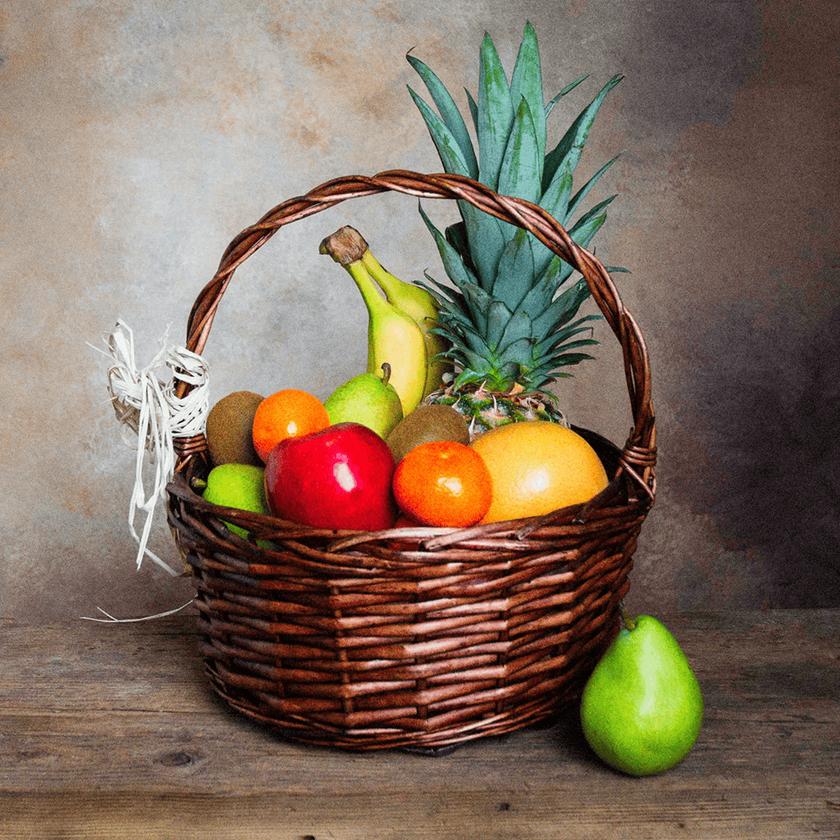
#> input picture apps/imgs/fruit_basket.png, 840 x 840 px, shrunk from 1024 x 1024 before the run
$ python slic0_baseline.py
#> lines starting #> are read from the running program, lines starting #| are printed output that depends on the picture; after the words box and inside, x2 and y2 are one past the last pixel; in counts of white or black regions, pixels touching at a corner belong together; long printed decimals are rounded
# slic0_baseline.py
# SLIC0 superpixel segmentation as a reconstruction baseline

import numpy as np
import skimage.io
from skimage.segmentation import slic, mark_boundaries
import matplotlib
matplotlib.use('Agg')
import matplotlib.pyplot as plt

import os
os.makedirs('results/slic0', exist_ok=True)

N_SEGMENTS = 300  # target number of superpixels, not guaranteed

target = skimage.io.imread('imgs/fruit_basket.png') / 255.0
target = target[:, :, :3]  # keep RGB only

# SLIC0 = SLIC with slic_zero=True, removes the compactness parameter
segments = slic(target, n_segments=N_SEGMENTS, slic_zero=True, start_label=0)
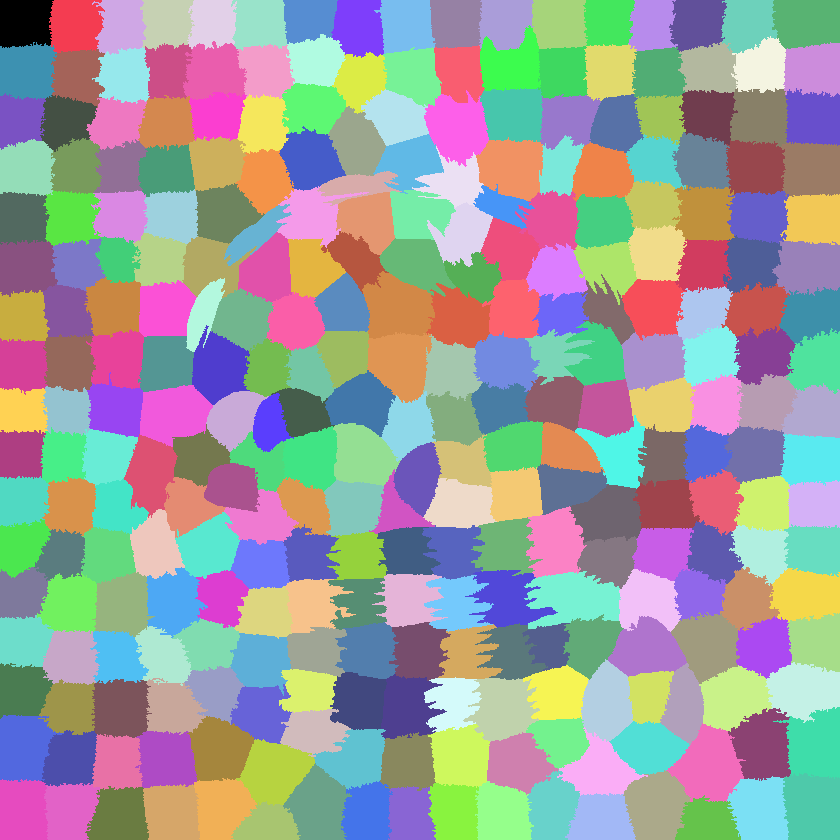
#> segments: shape (840, 840) int64; 288 distinct labels, from 0 to 287; one colour per label, 0 black

# Reconstruct: fill each superpixel with its own average color
reconstructed = np.zeros_like(target)
for seg_id in np.unique(segments):
    mask = segments == seg_id
    reconstructed[mask] = target[mask].mean(axis=0)
#> this loop made 288 passes
#> pass 1, `mask = segments == seg_id`:
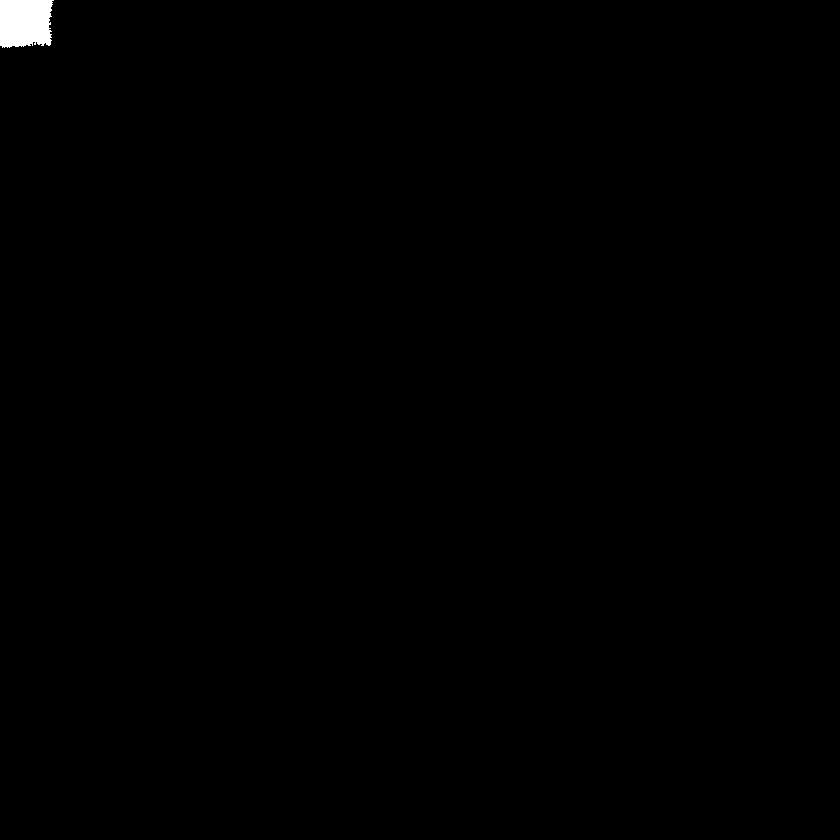
#> mask: shape (840, 840) bool; 0.33% white; 1 white region, box (x1, y1, x2, y2) and area: (0, 0, 54, 48) 2333
#> pass 3, `mask = segments == seg_id`:
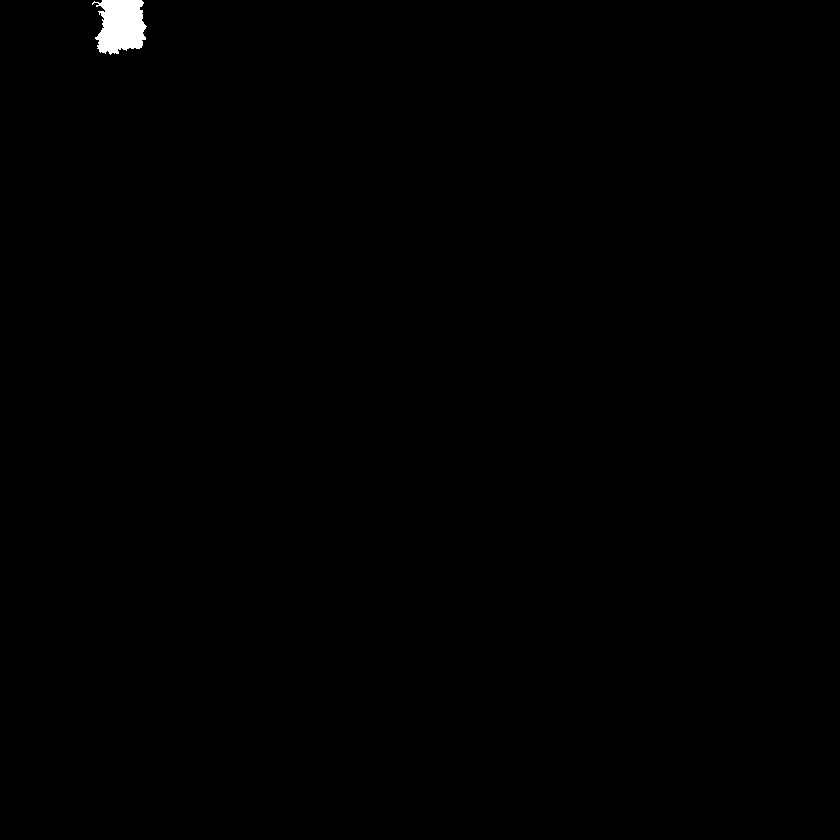
#> mask: shape (840, 840) bool; 0.31% white; 1 white region, box (x1, y1, x2, y2) and area: (92, 0, 147, 55) 2206
#> after the loop:
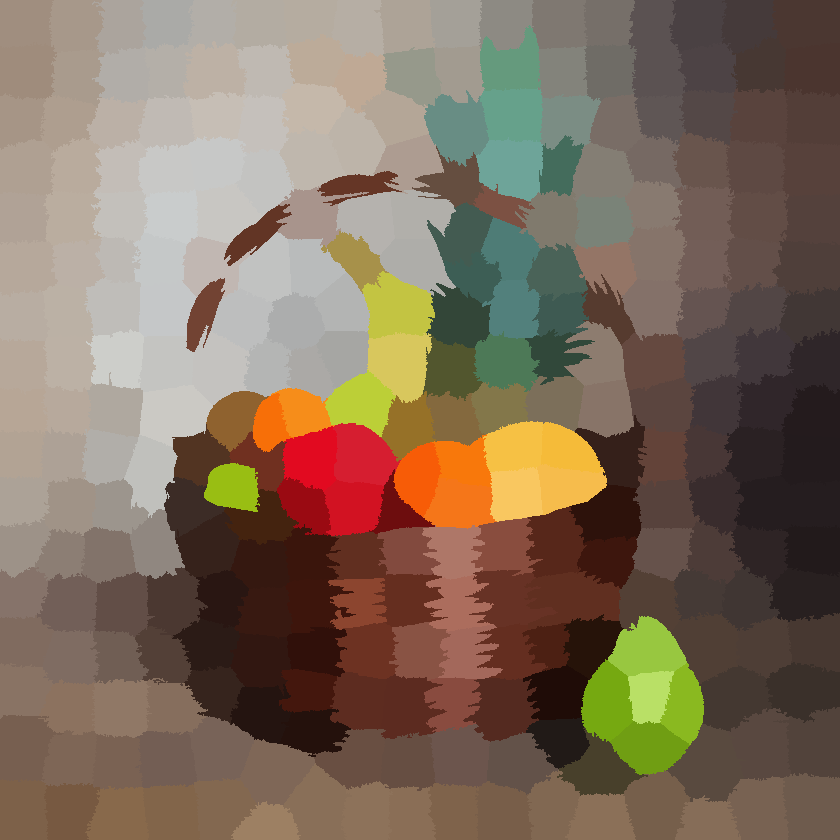
#> reconstructed: shape (840, 840, 3) float64; mean R, G, B 0.501, 0.428, 0.361

# Error metric
mse = ((target - reconstructed) ** 2).mean()
#> mse = 0.0105
print(f'N_segments requested: {N_SEGMENTS}')
print(f'N_segments actual: {len(np.unique(segments))}')  # SLIC0 doesn't guarantee the exact count
#| N_segments actual: 288
print(f'MSE: {mse:.6f}')
#| MSE: 0.01054

skimage.io.imsave('results/slic0/target.png', (target * 255).astype(np.uint8))
skimage.io.imsave('results/slic0/reconstructed.png', (reconstructed * 255).astype(np.uint8))

# Boundary overlay for visual inspection
boundary_img = mark_boundaries(target, segments, color=(1, 0, 0))
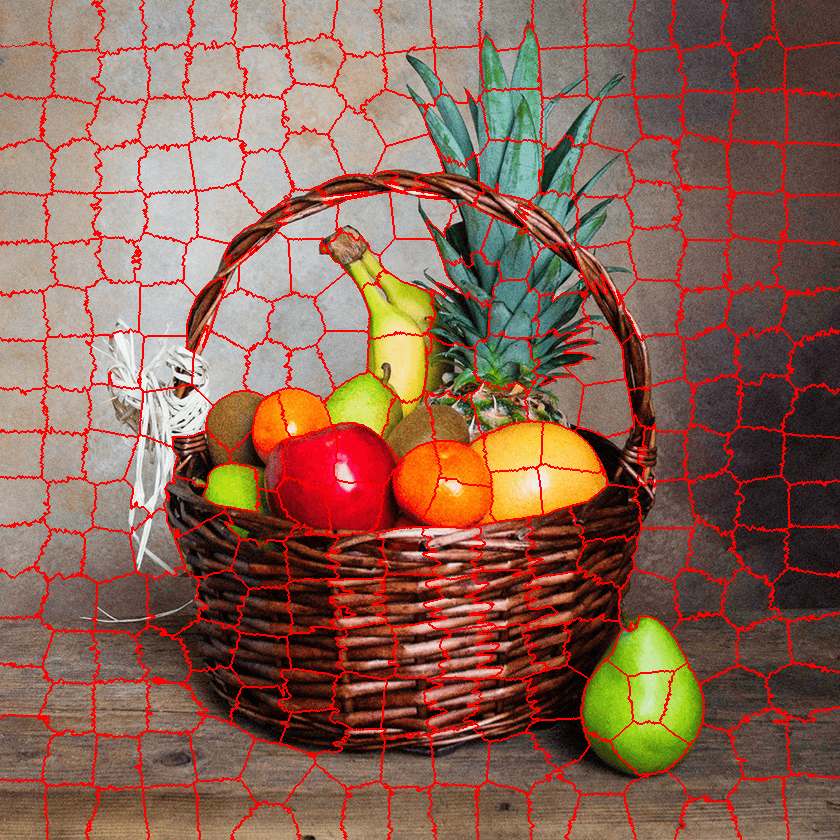
#> boundary_img: shape (840, 840, 3) float64; mean R, G, B 0.548, 0.39, 0.329
skimage.io.imsave('results/slic0/boundaries.png', (boundary_img * 255).astype(np.uint8))

# Standalone error heatmap
error_map = ((target - reconstructed) ** 2).mean(axis=2)
fig, ax = plt.subplots(figsize=(8, 6))
im = ax.imshow(error_map, cmap='inferno')
ax.set_title('Error heatmap')
ax.axis('off')
fig.colorbar(im, ax=ax, fraction=0.046, pad=0.04)
plt.savefig('results/slic0/error_heatmap.png', bbox_inches='tight', dpi=150)
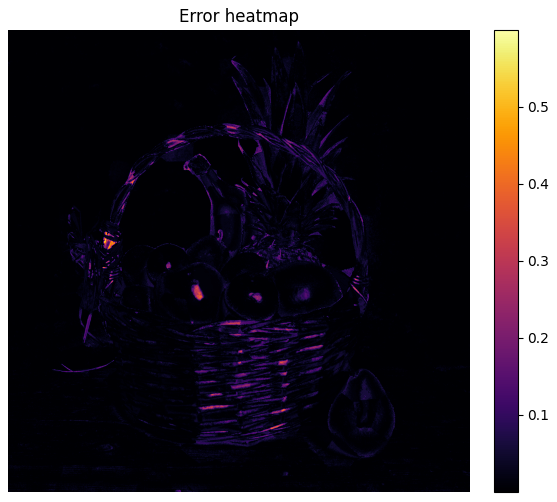
#> figure drawn by matplotlib, 2 panels
plt.close(fig)
print('saved error_heatmap.png')

# All comparison image
fig, axes = plt.subplots(1, 3, figsize=(18, 6))
axes[0].imshow(target); axes[0].set_title('Target'); axes[0].axis('off')
axes[1].imshow(reconstructed); axes[1].set_title(f'SLIC0 (N={len(np.unique(segments))})'); axes[1].axis('off')
im = axes[2].imshow(error_map, cmap='inferno'); axes[2].set_title('Error heatmap'); axes[2].axis('off')
fig.colorbar(im, ax=axes[2], fraction=0.046, pad=0.04)
plt.savefig('results/slic0/all_comparison.png', bbox_inches='tight', dpi=150)
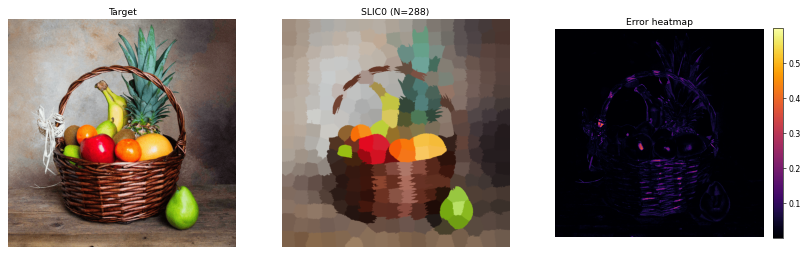
#> figure drawn by matplotlib, 4 panels
plt.close(fig)
print('saved all_comparison.png')

$ run again, with apps/imgs/baboon.png copied over apps/imgs/fruit_basket.png
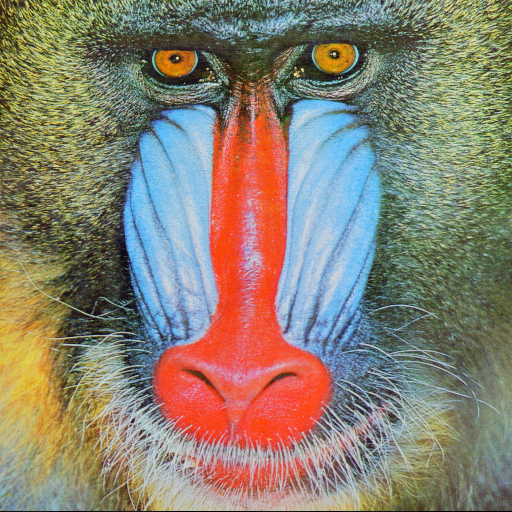
#> input picture apps/imgs/baboon.png, 512 x 512 px
#> segments: shape (512, 512) int64; 288 distinct labels, from 0 to 287
#> after the loop `for seg_id in np.unique(segments):`:
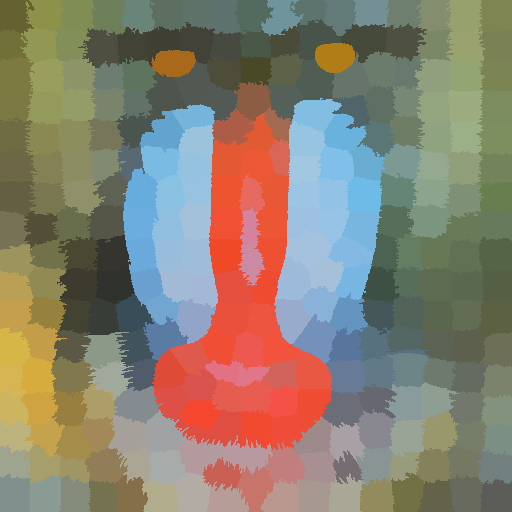
#> reconstructed: shape (512, 512, 3) float64; mean R, G, B 0.539, 0.505, 0.444
#> mse = 0.0142
#| N_segments actual: 288
#| MSE: 0.01417
#> `plt.savefig('results/slic0/all_comparison.png', bbox_inches='tight', d..`:
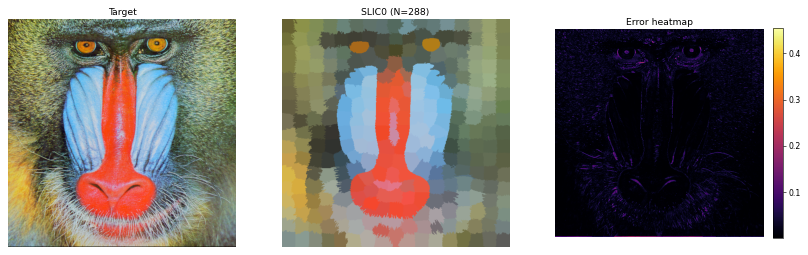
#> figure drawn by matplotlib, 4 panels

$ run again, with apps/imgs/flower.png copied over apps/imgs/fruit_basket.png
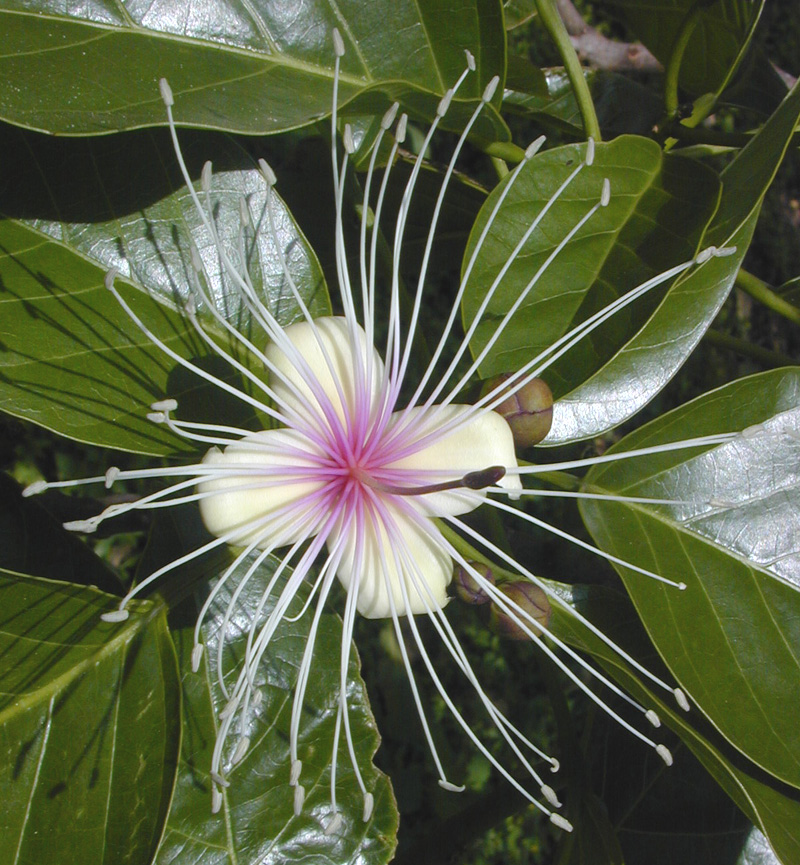
#> input picture apps/imgs/flower.png, 800 x 865 px
#> segments: shape (865, 800) int64; 303 distinct labels, from 0 to 302
#> mse = 0.0176
#| N_segments actual: 303
#| MSE: 0.0176
#> `plt.savefig('results/slic0/all_comparison.png', bbox_inches='tight', d..`:
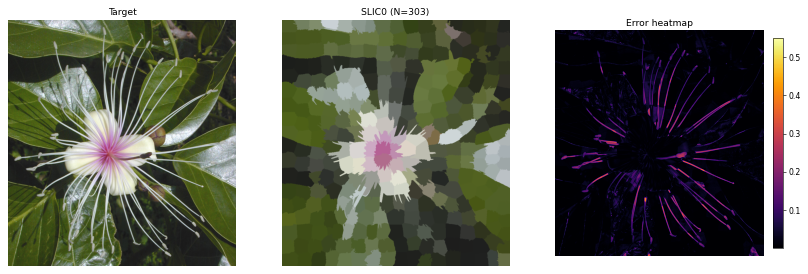
#> figure drawn by matplotlib, 4 panels
